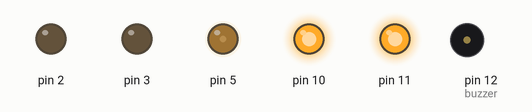
Simulated run of this sketch. Board: Arduino Uno, built with avr-gcc and run on an emulated ATmega328P. On the bench: output pins drawn as LEDs (lit = HIGH), buzzer (waves = sounding, pin HIGH). What the sketch prints to the serial monitor is not drawn.

Above: at 0.1 s.
Timing chart, 0 to 1.6 s (numbered marks = the images above):
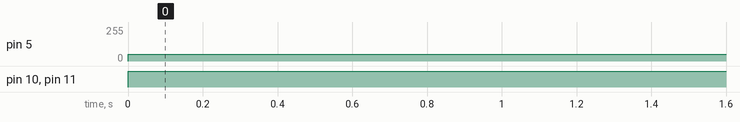

Measured:
- by itself, pin 5: 0/255 → 50/255 at 0.00 s
- by itself, pin 10, pin 11: LOW → HIGH at 0.00 s

The sketch:

robot_car_v2.ino
```cpp
#include "ultrasonic.h"
#include "motor.h"
#include <SoftwareSerial.h>

#define FORWARD 0
#define BACKWARD 1
#define ForwardLEFT 0
#define ForwardRIGHT 1
#define BackLEFT 2
#define BackRIGHT 3

#define LWheel 0
#define RWheel 1
#define BothWheel 2

SoftwareSerial BT(8, 9); // RX, TX

int cnt=0;
char cmd;

void setup() {
  Serial.begin(9600);
  us_sensor.SETUP();
  mLeft.SETUP();
  mRight.SETUP();

  bluetoothSETUP();

 //testing
 pinMode(3, OUTPUT);
  pinMode(5, OUTPUT);
}

void bluetoothSETUP(){
   //bluetooth stuff
  Serial.println("Enter AT commands:");
  BT.begin(9600);
}

void carDirection(int dir,int spd){
  if(dir==FORWARD){
    mLeft.spin(FORWARD,spd);
    mRight.spin(FORWARD,spd);
  }
  else if(dir==BACKWARD){
    mLeft.spin(BACKWARD,spd);
    mRight.spin(BACKWARD,spd);
  }
}

void carStop(){
     mLeft.stopspin();
     mRight.stopspin();
}

/*
void carTurn(int dir){
   if(dir==ForwardLEFT){
    mLeft.stopspin();
    mRight.spin(FORWARD);
   }
   else if(dir==ForwardRIGHT){
     mLeft.spin(FORWARD);
     mRight.stopspin();
   }
   else if(dir==BackLEFT){
     mLeft.spin(BACKWARD);
     mRight.stopspin();
   }
   else if(dir==BackRIGHT){
     mLeft.stopspin();
     mRight.spin(BACKWARD);
   }
   delay(500);
   carStop();
}*/

void loop() {


//////////////////////////////////////////////////////////////////////
//////////////////////////////////////////////////////////////////////
/*
  use this version to debug the MULTI SPEED FUNCTION !!!
*/
//////////////////////////////////////////////////////////////////////
//////////////////////////////////////////////////////////////////////

  carDirection(FORWARD,50);

//  cnt+=50;
  //cnt=cnt%255;
  Serial.println(cnt);
  delay(1000);


}
```

motor.cpp
```cpp
#include "Arduino.h"
#include "motor.h"

#define FORWARD 0
#define BACKWARD 1

const int cLeft1 = 2; // connected to pin 7 on the H-bridge
const int cLeft2 = 3; // connected to pin 2 on the H-bridge
const int cRight1 = 5; // connected to pin 10 on the H-bridge
const int cRight2 = 6; // connected to pin 15 on the H-bridge
const int enLeft = 10;   // connected to pin 1 on the H-bridge
const int enRight = 11;  // connected to pin 9 on the H-bridge

// create some variables to hold values from your inputs
int onOffSwitchState = 0;  // current state of the On/Off switch
int previousOnOffSwitchState = 0; // previous position of the on/off switch
int directionSwitchState = 0;  // current state of the direction switch
int previousDirectionSwitchState = 0;  // previous state of the direction switch

int motorend = 0; // Turns the motor on/off
int motorSpeed = 0; // speed of the motor
int motorDirection = 1; // current direction of the motor


motor::motor(int cPin1, int cPin2,int enPin){
   this->cPin1=cPin1;
   this->cPin2=cPin2;
   this->enPin=enPin;
}

void motor::SETUP(){
  Serial.begin(9600);
  // intialize the inputs and outputs
  pinMode(cPin1, OUTPUT);
  pinMode(cPin2, OUTPUT);
  pinMode(enPin, OUTPUT);

  // pull the en pin LOW to start
  digitalWrite(enPin, LOW);
}

void motor::spin(int dir,int spd=0){

  // change the direction the motor spins by talking
  // to the c pins on the H-Bridge
  if (dir == FORWARD) {
    analogWrite(cPin1, spd);
    digitalWrite(cPin2, LOW);
  }
  else if(dir ==BACKWARD) {
    digitalWrite(cPin1, LOW);
    analogWrite(cPin2, spd);
  }

    //analogWrite(enPin, HIGH);
   digitalWrite(enPin, HIGH);
}


void motor::stopspin(){
   //analogWrite(enPin,0);
   digitalWrite(enPin, LOW);
   //Serial.println("disabled");
}

motor mLeft = motor(cLeft1,cLeft2,enLeft);
motor mRight = motor(cRight1,cRight2,enRight);
```

motor.h
```cpp
#ifndef motor_h
#define motor_h

class motor{
   public:
      int cPin1;
      int cPin2;
      int enPin;
      motor(int cPin1, int cPin2,int enPin);
      void SETUP();
      void spin(int dir,int spd);
      void stopspin();

};


extern motor mLeft;
extern motor mRight;
#endif
```

ultrasonic.cpp
```cpp
#include "Arduino.h"
#include "ultrasonic.h"

const int buzzer = 12;
const int triggerPin = 6; //triggering on pin 6
const int echoPin = 7; //echo on pin 7
int duration, distance;

//ultrasonic

ultrasonic::ultrasonic(){

}

void ultrasonic::SETUP(){
    Serial.begin(9600); //we'll start serial comunication, so we can see the distance on the serial monitor Serial.println("Tech Ponder's UltraSonic Sensor Tutorial");
    pinMode(triggerPin, OUTPUT); //defining pins
    pinMode(echoPin, INPUT);
    pinMode(buzzer, OUTPUT);
    digitalWrite(buzzer,LOW);
}

bool ultrasonic::measure(){
   int duration, distance; //Adding duration and distance

    digitalWrite(triggerPin, HIGH); //triggering the wave(like blinking an LED)

    delay(10);

    digitalWrite(triggerPin, LOW);

    duration = pulseIn(echoPin, HIGH); //a special function for listening and waiting for the wave

    distance = (duration/2) / 29.1; //transforming the number to cm(if you want inches, you have to change the 29.1 with a suitable number

    delay(1000);

    Serial.print(distance); //printing the numbers

    Serial.print("cm"); //and the unit

    Serial.println(" "); //just printing to a new line

    if (distance < 35){

        digitalWrite(buzzer,HIGH);

        Serial.println("Buzzer On");

        return true;
    }else{
      digitalWrite(buzzer,LOW);
      Serial.println("Buzzer off");
      return false;

    }
}

ultrasonic us_sensor = ultrasonic();
```

ultrasonic.h
```cpp
#ifndef fan_h
#define fan_h

class ultrasonic{
 public:
   ultrasonic();
   void SETUP();
   bool measure();

};


extern ultrasonic us_sensor;

#endif
```
